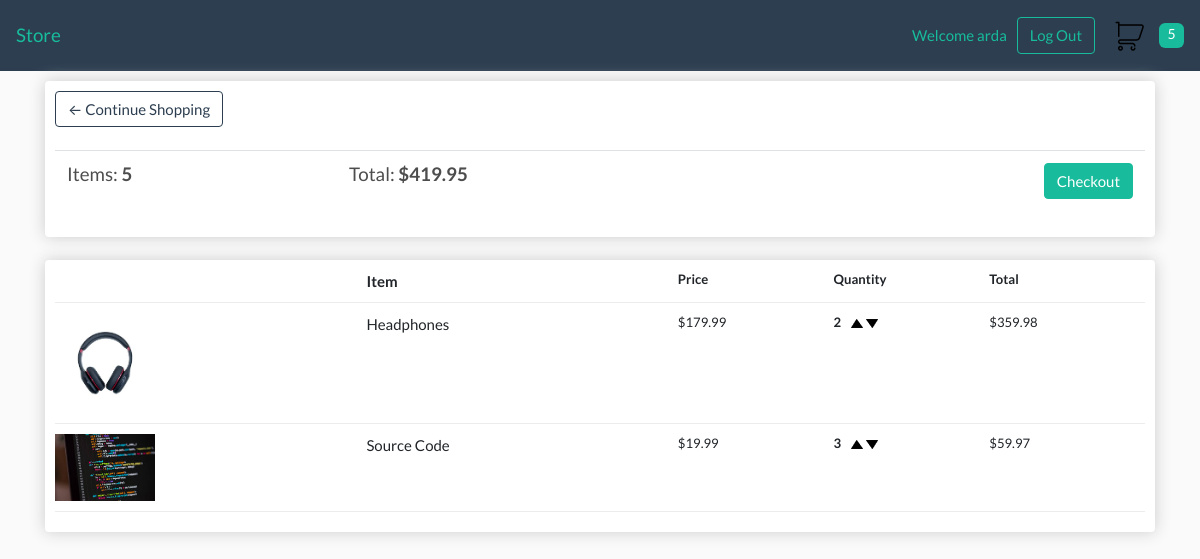
The app's page /cart/ (signed in), older data.
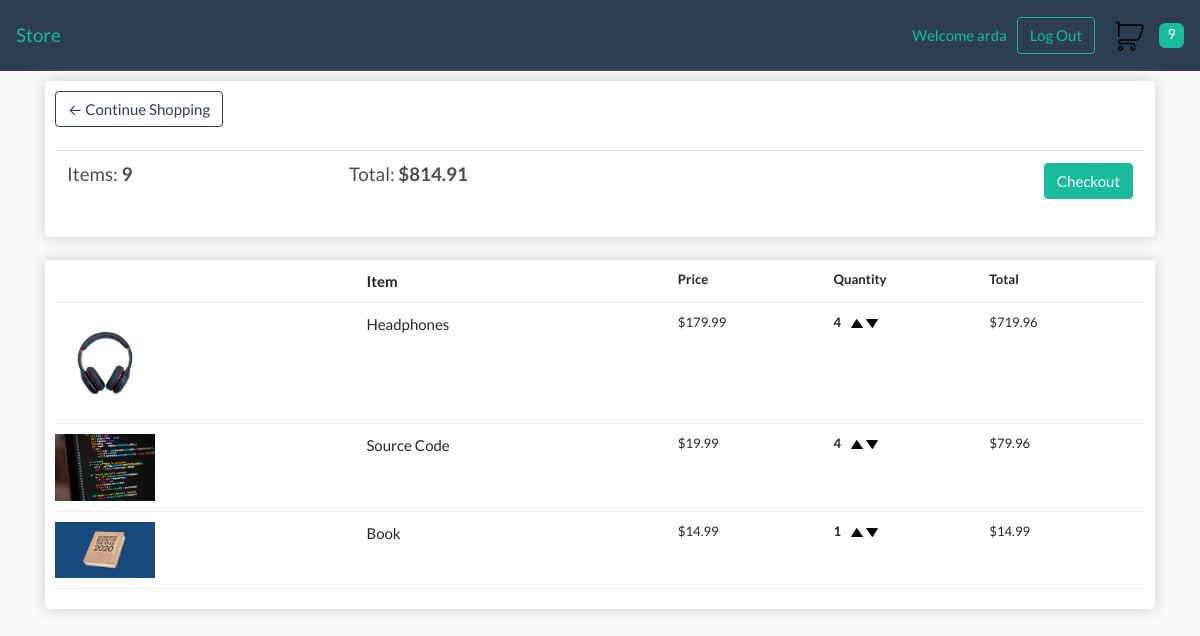
The same page, newer data.
### store/models.py (models this page shows, shortened)
class Order(models.Model):
    customer = models.ForeignKey("store.Customer", on_delete=models.SET_NULL, null=True, blank=True)
    date_ordered = models.DateTimeField(auto_now_add=True)
    complete = models.BooleanField(default=False, null=True, blank=False)
    transaction_id = models.CharField(max_length=100, null=True)
    @property
    def get_cart_total(self):
        return sum([item.get_total for item in self.orderitem_set.all()])
    @property
    def get_cart_items(self):
        return sum([item.quantity for item in self.orderitem_set.all()])

class OrderItem(models.Model):
    product = models.ForeignKey("store.Product", on_delete=models.SET_NULL, null=True)
    order = models.ForeignKey("store.Order", on_delete=models.SET_NULL, null=True)
    quantity = models.IntegerField(default=0, null=True, blank=True)
    date_added = models.DateTimeField(auto_now_add=True)
    @property
    def get_total(self):
        return self.product.price * self.quantity

class Product(models.Model):
    name = models.CharField(max_length=200, null=True)
    price = models.DecimalField(max_digits=5, decimal_places=2)
    digital = models.BooleanField(default=False, null=True, blank=False)
    image = models.ImageField(null=True, blank=True)
    @property
    def get_image_url(self):
        try:
            return self.image.url
        except:
            return ''

### store/views.py (the view)
# urls.py: path('cart/', views.cart, name='cart'),
def cart(request):
    data = cart_data(request)
    cart_items = data['cart_items']
    order = data['order']
    items = data['items']
    return render(request, 'store/cart.html', {
        'items': items,
        'order': order,
        'cart_items': cart_items
    })

### store/utils.py (called while the page is built)
def cart_data(request):
    if request.user.is_authenticated:
        customer = request.user.customer
        order, created = Order.objects.get_or_create(customer=customer, complete=False)
        items = order.orderitem_set.all()
        cart_items = order.get_cart_items
    else:
        cookie_data = cookie_cart(request)
        cart_items = cookie_data['cart_items']
        order = cookie_data['order']
        items = cookie_data['items']
    return {
        'cart_items': cart_items,
        'order': order,
        'items': items
    }

### store/templates/store/cart.html (shortened to what this page needs)
{% extends 'store/layout.html' %}
{% load static %}
{% block body %}
    <div class="row">
        <div class="col-lg-12">
            <div class="box-element">
                <a class="btn btn-outline-primary" href="{% url 'store' %}">&#x2190; Continue Shopping</a>
                <br>
                <br>
                <table class="table">
                    <tr>
                        <th><h5>Items: <strong>{{ order.get_cart_items }}</strong></h5></th>
                        <th><h5>Total: <strong>${{ order.get_cart_total|floatformat:2 }}</strong></h5></th>
                        <th>
                            <a class="btn btn-success checkout" href="{% url 'checkout' %}">
                                Checkout
                            </a>
                        </th>
                    </tr>
                </table>
            </div>
            <br>
            <div class="box-element">
                <div class="cart-row">
                    <div class="large"></div>
                    <div class="large"><strong>Item</strong></div>
                    <div class="small"><strong>Price</strong></div>
                    <div class="small"><strong>Quantity</strong></div>
                    <div class="small"><strong>Total</strong></div>
                </div>
                {% for item in items %}
                    <div class="cart-row">
                        <div class="large">
                            <img class="row-image" src="{{ item.product.get_image_url }}" alt="item image">
                        </div>
                        <div class="large"><p>{{ item.product.name }}</p></div>
                        <div class="small"><p>${{ item.product.price|floatformat:2 }}</p></div>
                        <div class="small">
                            <p class="quantity">{{ item.quantity }}</p>
                            <div class="quantity">
                                <img data-product={{item.product.id}} data-action="add" class="chg-quantity update-cart" src="{% static  'images/arrow-up.png' %}">
                                <img data-product={{item.product.id}} data-action="remove" class="chg-quantity update-cart" src="{% static  'images/arrow-down.png' %}">
                            </div>
                        </div>
                        <div class="small"><p>${{ item.get_total }}</p></div>
                    </div>
                {% endfor %}
            </div>
        </div>
    </div>
{% endblock body %}

### store/templates/store/layout.html (shortened to what this page needs)
{% load static %}
<!DOCTYPE html>
<html lang="en">
    <head>
        <link rel="stylesheet" href="https://stackpath.bootstrapcdn.com/bootswatch/4.5.0/flatly/bootstrap.min.css">
        <link rel="stylesheet" type="text/css" href="{% static 'css/main.css' %}">
    </head>
    <body>
        <nav class="navbar navbar-expand-lg navbar-primary bg-primary">
            <a class="navbar-brand" href="{% url 'store' %}">Store</a>
            <div class="form-inline my-2 my-lg-0">
                {% if request.user.is_authenticated %}
                    <div id="welcome">Welcome {{ request.user.username }}</div>
                    <a href="{% url 'logout' %}" class="btn btn-outline-success">Log Out</a>
                {% else %}
                    <a href="{% url 'login' %}" class="success" id="login">Log In</a>
                    <a href="{% url 'register' %}" class="btn btn-outline-success">Register</a>
                {% endif %}
                <a href="{% url 'cart' %}">
                    <img src="{% static 'images/cart.png' %}" alt="cart" id="cart-icon">
                </a>
                <div id="cart-total">{{ cart_items }}</div>
            </div>
        </nav>
        <div class="container">
            {% block body %}
            {% endblock body %}
        </div>
    </body>
</html>

Row changes from the older to the newer data that the page shows:
changed through a linked row, Order: get_cart_items "5" → "9"; get_cart_total "419.95" → "814.91"
changed OrderItem "Headphones": quantity "2" → "4"; get_total "359.98" → "719.96"
changed OrderItem "Source Code": quantity "3" → "4"; get_total "59.97" → "79.96"
added OrderItem: product.get_image_url (picture), product.name "Book", product.price "14.99", quantity "1", get_total "14.99"
Text that changed along with them:
{{ cart_items }}: "5" → "9"
